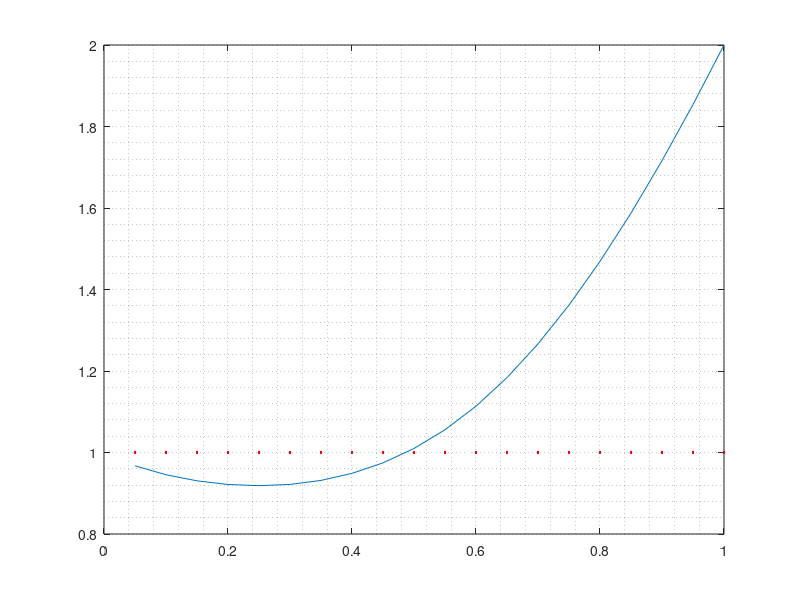

Source code (MATLAB): (Note: this script raises an error after producing the figure.)
clear all;clc

A = [1 2 -2; 1 1 1; 2 2 1]
b = [7;2;5]

D = diag(diag(A))
U = triu(A,1)
L = tril(A,-1)

Tj = -inv(D) * (L + U)

Tgs = -inv(D + L) * U

radioJ = max(abs(eig(Tj)))

radioGS = max(abs(eig(Tgs)))

disp("")
vect = [];

for w= 0.05:0.05:1.95
  w
  Tw = inv(D + w*L) *  ((1 - w)* D - w*U);
  radioW = max(abs(eig(Tw)))
  vect = [vect,radioW];
  endfor

w= [0.05:0.05:1];
plot(w,vect(1:size(w)(2)),w,1,'.r')
grid minor

[x,itj] = jacobi(A,b,zeros(3,1),100,1e-12);
[x,itw] = sor(A,b,zeros(3,1),1000,1e-12,0.25);

itj
itw
